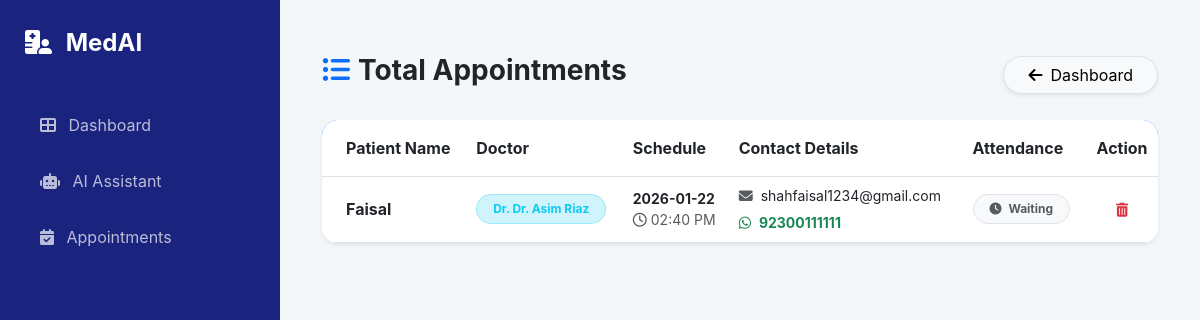
The page /admin/all-appointments on the database its author committed.
### tables this page shows
CREATE TABLE appointments (
                    id INTEGER PRIMARY KEY AUTOINCREMENT,
                    patient_name TEXT,
                    doctor_id INTEGER,
                    appointment_date TEXT,
                    time_slot TEXT,
                    status TEXT DEFAULT 'Confirmed', email TEXT, whatsapp TEXT, arrival_status TEXT DEFAULT 'Pending', arrival_time TEXT,
                    FOREIGN KEY(doctor_id) REFERENCES doctors(id)
                );

CREATE TABLE doctors (
                    id INTEGER PRIMARY KEY AUTOINCREMENT,
                    name TEXT,
                    specialization TEXT,
                    start_time TEXT,
                    end_time TEXT,
                    room TEXT,
                    fee TEXT
                );

### app.py (the view)
@app.route('/admin/all-appointments')
def view_all_appointments():
    query = """
        SELECT a.id, a.patient_name, d.name, a.appointment_date, a.time_slot,
               a.email, a.whatsapp, a.arrival_status, a.arrival_time
        FROM appointments a
        LEFT JOIN doctors d ON a.doctor_id = d.id
    """
    db_manager.cursor.execute(query)
    rows = db_manager.cursor.fetchall()
    appointments_list = []
    for r in rows:
        appointments_list.append({
            "id": r[0], "patient": r[1], "doctor": r[2], "date": r[3],
            "time": r[4], "email": r[5], "whatsapp": r[6],
            "arrival_status": r[7], "arrival_time": r[8] # Added these
        })
    return render_template('all_appointments_detail.html', appointments=appointments_list)

### templates/all_appointments_detail.html
{% extends "index.html" %}
{% block content %}
<div class="container py-4">
    <div class="d-flex justify-content-between align-items-center mb-4">
        <h3 class="fw-bold text-dark"><i class="fas fa-list-ul me-2 text-primary"></i>Total Appointments</h3>
        <a href="{{ url_for('dashboard_page') }}" class="btn btn-light border rounded-pill px-4 shadow-sm">
            <i class="fas fa-arrow-left me-2"></i>Dashboard
        </a>
    </div>
    <div class="card border-0 shadow-sm rounded-4 overflow-hidden">
        <div class="table-responsive">
            <table class="table table-hover align-middle mb-0">
                <thead class="bg-primary text-white">
                    <tr>
                        <th class="ps-4 py-3">Patient Name</th>
                        <th class="py-3">Doctor</th>
                        <th class="py-3">Schedule</th>
                        <th class="py-3">Contact Details</th>
                        <th class="py-3">Attendance</th> <th class="py-3 text-center">Action</th>
                    </tr>
                </thead>
                <tbody class="bg-white">
                    {% for apt in appointments %}
                    <tr>
                        <td class="ps-4">
                            <div class="fw-bold text-dark">{{ apt.patient }}</div>
                        </td>
                        <td>
                            <span class="badge bg-info-subtle text-info border border-info border-opacity-25 px-3 py-2 rounded-pill">
                                Dr. {{ apt.doctor }}
                            </span>
                        </td>
                        <td>
                            <div class="small fw-bold">{{ apt.date }}</div>
                            <div class="text-muted small"><i class="far fa-clock me-1"></i>{{ apt.time }}</div>
                        </td>
                        <td>
                            <div class="small mb-1"><i class="fas fa-envelope me-2 text-muted"></i>{{ apt.email }}</div>
                            <a href="https://wa.me/{{ apt.whatsapp }}" target="_blank" class="text-success text-decoration-none small fw-bold">
                                <i class="fab fa-whatsapp me-2"></i>{{ apt.whatsapp }}
                            </a>
                        </td>
                        <td>
                            {% if apt.arrival_status == 'Arrived' %}
                                <div class="badge bg-success-subtle text-success border border-success border-opacity-25 px-3 py-2 rounded-pill">
                                    <i class="fas fa-check-circle me-1"></i> Arrived ({{ apt.arrival_time }})
                                </div>
                            {% else %}
                                <div class="badge bg-light text-muted border px-3 py-2 rounded-pill">
                                    <i class="fas fa-clock me-1"></i> Waiting
                                </div>
                            {% endif %}
                        </td>
                        <td class="text-center">
                            <a href="{{ url_for('delete_appointment', id=apt.id) }}"
                               onclick="return confirm('Delete this booking?')"
                               class="btn btn-outline-danger btn-sm rounded-circle border-0">
                                <i class="fas fa-trash-alt"></i>
                            </a>
                        </td>
                    </tr>
                    {% endfor %}
                </tbody>
            </table>
        </div>
    </div>
</div>
{% endblock %}

### templates/index.html (style rules this page uses)
:root { --sidebar-bg: #1a237e; --accent: #3949ab; --bg-light: #f4f7f9; }
body { font-family: 'Inter', sans-serif; background: var(--bg-light); display: flex; height: 100vh; overflow: hidden; margin: 0; }

### rows shown on the page
appointments: patient "Faisal", doctor "Dr. Asim Riaz", date "2026-01-22", time "02:40 PM", email "shahfaisal1234@gmail.com", whatsapp "92300111111", arrival_status "Waiting"
